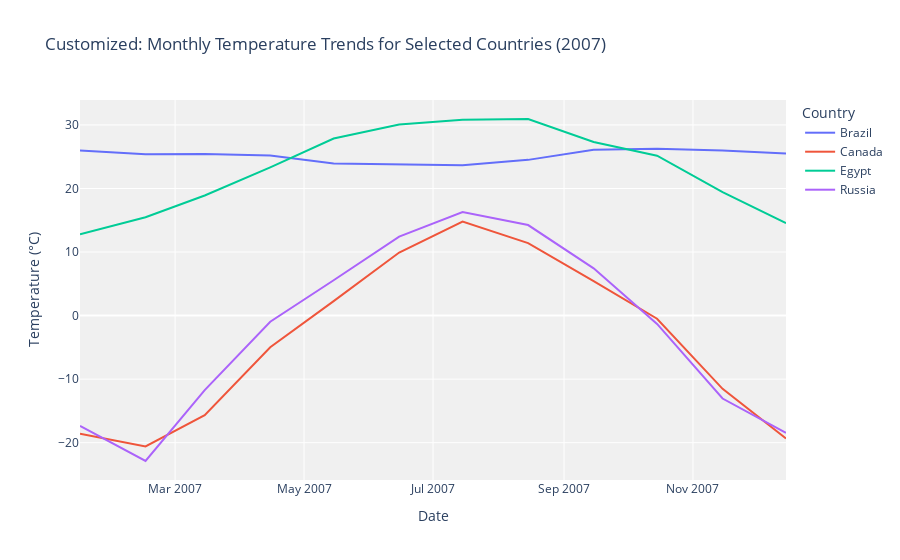

Source (notebook cell):
### Markdown cell above
## 6. Customizing Visualizations
You can customize colors, labels, and layout for clarity and impact.

### Code cell
# Compare monthly temperature trends for selected countries in 2007
selected_countries = ['Canada', 'Brazil', 'Egypt', 'Russia']
df_selected = df_2007[df_2007['Entity'].isin(selected_countries)]
fig = px.line(df_selected, x='Day', y='Monthly average',
              color='Entity',
              title='Customized: Monthly Temperature Trends for Selected Countries (2007)',
              labels={'Monthly average': 'Temperature (°C)', 'Day': 'Date'})
fig.update_layout(legend_title_text='Country',
                  plot_bgcolor='rgba(240,240,240,0.95)')
fig.show()

### Figure 1 — Plotly figure (JSON) as saved in the notebook; plotly's stock layout.template omitted (floating-point values rounded to 4 significant figures)
{"data": [{"hovertemplate": "Entity=Brazil<br>Date=%{x}<br>Temperature (°C)=%{y}<extra></extra>", "legendgroup": "Brazil", "line": {"color": "#636efa", "dash": "solid"}, "marker": {"symbol": "circle"}, "mode": "lines", "name": "Brazil", "orientation": "v", "showlegend": true, "type": "scatter", "x": ["2007-01-15T00:00:00.000000000", "2007-02-15T00:00:00.000000000", "2007-03-15T00:00:00.000000000", "2007-04-15T00:00:00.000000000", "2007-05-15T00:00:00.000000000", "2007-06-15T00:00:00.000000000", "2007-07-15T00:00:00.000000000", "2007-08-15T00:00:00.000000000", "2007-09-15T00:00:00.000000000", "2007-10-15T00:00:00.000000000", "2007-11-15T00:00:00.000000000", "2007-12-15T00:00:00.000000000"], "xaxis": "x", "y": [25.97, 25.39, 25.43, 25.18, 23.94, 23.77, 23.66, 24.5, 26.08, 26.24, 25.97, 25.49], "yaxis": "y"}, {"hovertemplate": "Entity=Canada<br>Date=%{x}<br>Temperature (°C)=%{y}<extra></extra>", "legendgroup": "Canada", "line": {"color": "#EF553B", "dash": "solid"}, "marker": {"symbol": "circle"}, "mode": "lines", "name": "Canada", "orientation": "v", "showlegend": true, "type": "scatter", "x": ["2007-01-15T00:00:00.000000000", "2007-02-15T00:00:00.000000000", "2007-03-15T00:00:00.000000000", "2007-04-15T00:00:00.000000000", "2007-05-15T00:00:00.000000000", "2007-06-15T00:00:00.000000000", "2007-07-15T00:00:00.000000000", "2007-08-15T00:00:00.000000000", "2007-09-15T00:00:00.000000000", "2007-10-15T00:00:00.000000000", "2007-11-15T00:00:00.000000000", "2007-12-15T00:00:00.000000000"], "xaxis": "x", "y": [-18.61, -20.59, -15.67, -4.99, 2.282, 9.917, 14.79, 11.4, 5.441, -0.4912, -11.53, -19.32], "yaxis": "y"}, {"hovertemplate": "Entity=Egypt<br>Date=%{x}<br>Temperature (°C)=%{y}<extra></extra>", "legendgroup": "Egypt", "line": {"color": "#00cc96", "dash": "solid"}, "marker": {"symbol": "circle"}, "mode": "lines", "name": "Egypt", "orientation": "v", "showlegend": true, "type": "scatter", "x": ["2007-01-15T00:00:00.000000000", "2007-02-15T00:00:00.000000000", "2007-03-15T00:00:00.000000000", "2007-04-15T00:00:00.000000000", "2007-05-15T00:00:00.000000000", "2007-06-15T00:00:00.000000000", "2007-07-15T00:00:00.000000000", "2007-08-15T00:00:00.000000000", "2007-09-15T00:00:00.000000000", "2007-10-15T00:00:00.000000000", "2007-11-15T00:00:00.000000000", "2007-12-15T00:00:00.000000000"], "xaxis": "x", "y": [12.79, 15.48, 18.89, 23.32, 27.85, 30.05, 30.79, 30.93, 27.32, 25.15, 19.43, 14.54], "yaxis": "y"}, {"hovertemplate": "Entity=Russia<br>Date=%{x}<br>Temperature (°C)=%{y}<extra></extra>", "legendgroup": "Russia", "line": {"color": "#ab63fa", "dash": "solid"}, "marker": {"symbol": "circle"}, "mode": "lines", "name": "Russia", "orientation": "v", "showlegend": true, "type": "scatter", "x": ["2007-01-15T00:00:00.000000000", "2007-02-15T00:00:00.000000000", "2007-03-15T00:00:00.000000000", "2007-04-15T00:00:00.000000000", "2007-05-15T00:00:00.000000000", "2007-06-15T00:00:00.000000000", "2007-07-15T00:00:00.000000000", "2007-08-15T00:00:00.000000000", "2007-09-15T00:00:00.000000000", "2007-10-15T00:00:00.000000000", "2007-11-15T00:00:00.000000000", "2007-12-15T00:00:00.000000000"], "xaxis": "x", "y": [-17.35, -22.88, -11.73, -0.9743, 5.563, 12.42, 16.29, 14.24, 7.433, -1.31, -13.05, -18.44], "yaxis": "y"}], "layout": {"legend": {"title": {"text": "Country"}, "tracegroupgap": 0}, "plot_bgcolor": "rgba(240,240,240,0.95)", "title": {"text": "Customized: Monthly Temperature Trends for Selected Countries (2007)"}, "xaxis": {"anchor": "y", "domain": [0, 1], "title": {"text": "Date"}}, "yaxis": {"anchor": "x", "domain": [0, 1], "title": {"text": "Temperature (°C)"}}}}
